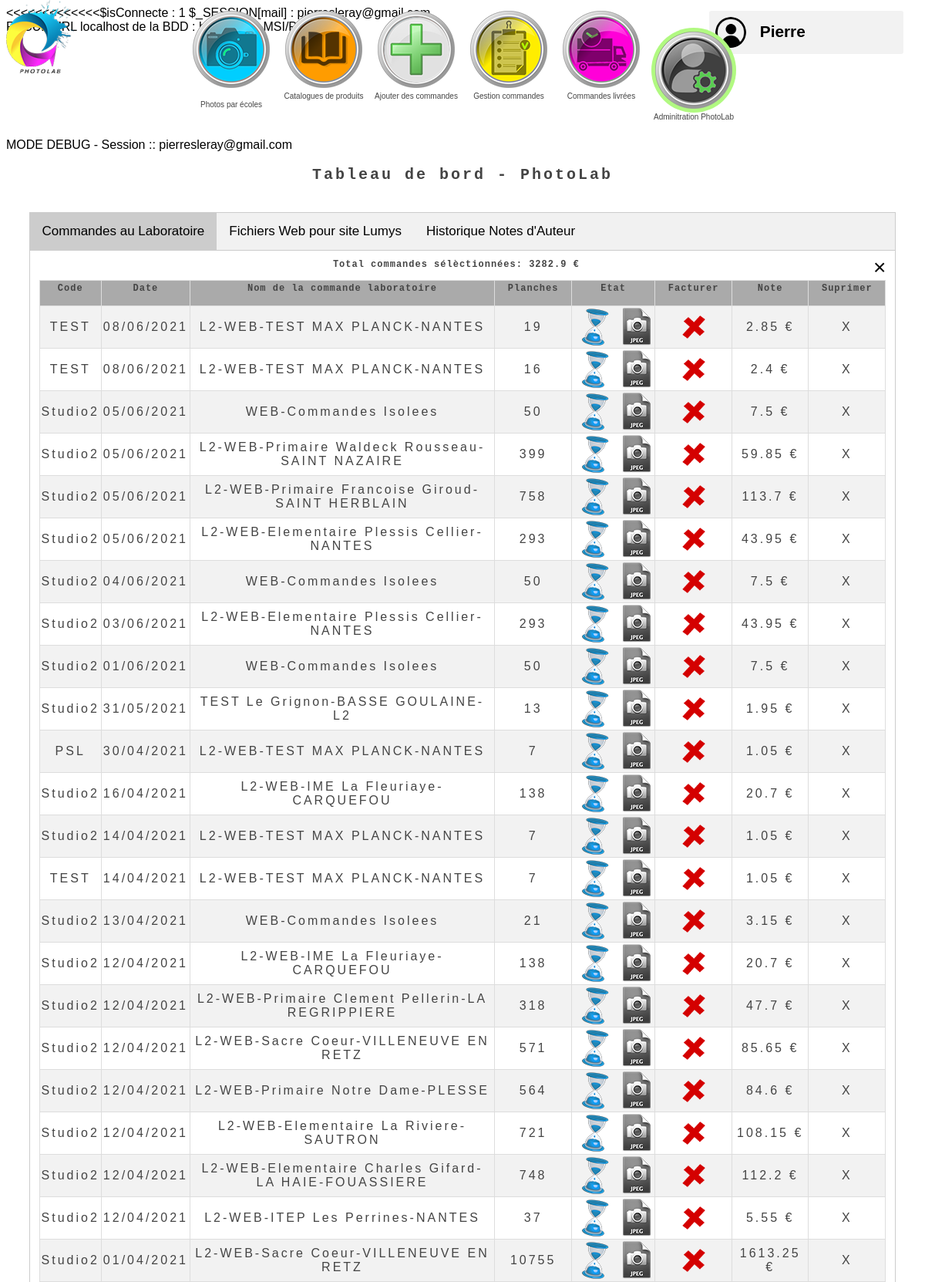
Screenshot of /res/LOGPhotoLab.php?codeMembre=PSL&version=0.88&versionDistante=0.88&isDebug=Debug (signed in, upper part) with the database file from the repository.
### tables this page shows
CREATE TABLE `photolabmembre` (
  `id` int(11) NOT NULL,
  `pseudo` varchar(50) NOT NULL,
  `mail` varchar(50) NOT NULL,
  `mdp` char(32) NOT NULL,
  `IsAdmin` int(1) NOT NULL,
  `CodeClient` text NOT NULL,
  `URLLocal` text NOT NULL,
  `URLOnLigne` text NOT NULL,
  `DossierScript` text NOT NULL,
  `DossierBASESource` text NOT NULL,
  `ProfondeurSOURCE` int(11) NOT NULL,
  `URLSousDossierSOURCE` text NOT NULL,
  `FTPHote` text NOT NULL,
  `FTPId` int(11) NOT NULL,
  `FTPMp` int(11) NOT NULL,
  `FTPDossier` text NOT NULL
);

CREATE TABLE `photolabcmd` (
  `ID` int(10) UNSIGNED NOT NULL,
  `CodeClient` text NOT NULL,
  `DATECMD` date NOT NULL,
  `NOMCOMMANDE` text NOT NULL,
  `NBPLANCHES` int(10) NOT NULL DEFAULT 0,
  `TYPE` varchar(8) NOT NULL DEFAULT 'LAB',
  `ETAT` int(10) NOT NULL DEFAULT 0,
  `FACTURE` int(11) DEFAULT NULL,
  `PAYE` int(11) NOT NULL,
  `commentaires` text NOT NULL,
  `Date_Record` datetime NOT NULL DEFAULT current_timestamp() ON UPDATE current_timestamp()
);

### res/BDDInit.php (called while the page is built, shortened)
<?php
function ArgumentURL($isEnPlus = false){
	$SymboleDepart = ($isEnPlus ? '&' : '?');
	return $SymboleDepart . 'codeMembre=' . $GLOBALS['codeMembre'] . '&version=' . $GLOBALS['VERSIONSERVEUR'] . '&versionDistante=' . $GLOBALS['VERSIONSERVEUR'] . '&isDebug=' .($GLOBALS['isDebug'] ? 'Debug' : 'Prod');
}
?>

### res/BDDPhotoLab.php (the view, shortened to what this page needs)
<?php
include_once  'CConnexionLOCAL.php';
function AfficherCOMMANDES(&$Total, $Type){
	$bdd=InitBDD_MySQI();
	if ($GLOBALS['isAdmin']){
		$reponse = $bdd->query('SELECT * FROM photolabcmd WHERE FACTURE = 0 AND TYPE = "'. $Type .'" ORDER BY DATECMD DESC');
	}
	else{
		$reponse = $bdd->query('SELECT * FROM photolabcmd WHERE CodeClient = "'. $GLOBALS['codeMembre'] .'" AND FACTURE = 0 AND TYPE = "'. $Type .'" ORDER BY DATECMD DESC');
	}
	$affiche_Tableau = '';
	if ($reponse->num_rows > 0) {
		while($donnees = $reponse->fetch_assoc()) {
			$NomCMD = substr($donnees['NOMCOMMANDE'], 11) ;
			$EtatFacture = $donnees['FACTURE'];
			$Etat = $donnees['ETAT'];
			$ID = $donnees['ID'];
			$Type = $donnees['TYPE'];
			if ($Type == 'web'){
				$Prix =  $GLOBALS['PRIXPLANCHEWEB'] * $donnees['NBPLANCHES'] ;
			}else{
				$Prix =  $GLOBALS['PRIXPLANCHE'] * $donnees['NBPLANCHES'] ;
			}
			if (($Etat == $GLOBALS['ETAT_PREP_FACTURE']) && ($EtatFacture == 0)){$Total = $Total + $Prix;}
			$newDate = strftime("%d/%m/%Y",strtotime($donnees['DATECMD']));
			$affiche_Tableau .=
			'<tr>
				<td><a href="' . LienNoteAuteur($ID, $Etat, $EtatFacture, $Type) . '" title="voir '. $NomCMD . '">' . $donnees['CodeClient'] . '</a></td>
				<td><a href="' . LienNoteAuteur($ID, $Etat, $EtatFacture, $Type) . '" title="voir '. $NomCMD . '">' . $newDate . '</a></td>
				<td><a href="' . LienNoteAuteur($ID, $Etat, $EtatFacture, $Type) . '" title="voir '. $NomCMD . '">' . $NomCMD . '</a></td>
				<td><a href="' . "#" . '" title="voir '. $NomCMD . '">' . $donnees['NBPLANCHES'] . '</a></td>
				<td><a href="' . "#" . '" title="voir '. $NomCMD . '">' . LienImageETAT($Etat, $Type) . '</a></td>
			';
			if ($GLOBALS['isAdmin']){
				$affiche_Tableau .= '
					<td><a href="' . LienEtatCmd($ID, $donnees['ETAT']) . '" title="Selectionne cette commande (' . $ID . ') pour facturation...">' . LienImageOKKO($donnees['ETAT']) . '</a></td>
					<td><a href="' . "#" . '" title="voir '. $NomCMD . '">' . $Prix . ' €</a></td>
					<td><a href="' . LienSuprimerCmd($ID) . '" title="voir '. $NomCMD . '">' . 'X' . '</a></td>
				';
			}
			$affiche_Tableau .= '</tr>';
		}
	}
	return $affiche_Tableau;
}
function LienImageOKKO($Etat){
		$isOK = ($Etat<$GLOBALS['ETAT_PREP_FACTURE']?false:true);
	$Lien = ($isOK?'src="img/OK.png" alt="Oui"':'src="img/KO.png" alt="Non"'). ' class="OKKOIMG"';
	return '<img ' . $Lien . '>';
}
function LienImageETAT($Etat){
	$Lien = 'src="img/'.$Etat. '-Etat.png" ';
	return '<img ' . $Lien . '>';
}
function LienEtatCmd($ID, $Etat) {
	$Etat = ($Etat<$GLOBALS['ETAT_PREP_FACTURE']?$GLOBALS['ETAT_PREP_FACTURE']:5);
	return "LOGPhotoLab.php" . ArgumentURL() . '&apiID='.$ID.' &apiEtat=' . $Etat ;
}
function LienSuprimerCmd($ID) {
	return "LOGPhotoLab.php". ArgumentURL() . '&suprID='.$ID;
}
function LienNoteAuteur($ID, $Etat, $EtatFacture) {
	$LienFichier = "#";
	if($EtatFacture == 0){
		if($Etat>4){
			$LienFichier = "LOGNoteAuteur.php" . '?apiNoteAuteur=' . $GLOBALS['ETAT_PREP_FACTURE'];
		}
	} else {
		$LienFichier = "LOGNoteAuteur.php" . '?apiNoteAuteur=' . $EtatFacture;
	}
	return $LienFichier . ArgumentURL(true);
}
?>

### res/LOGPhotoLab.php (shortened to what this page needs)
<?php
include_once 'BDDPhotoLab.php';
$codeMembre = false;
if (isset($_GET['codeMembre'])) {
	$codeMembre = $_GET['codeMembre'];
}
$isDebug = file_exists ('debug.txt');
if (isset($_GET['isDebug'])) {
	$isDebug = ($_GET['isDebug'] == 'Debug');
}
$pageRetour = 'CATPhotolab';
$serveurRetour = '';
$isConnecte = (isset($_SESSION['mail']));
if ($isDebug){
	echo '<<<<<<<<<<<<<$isConnecte :  '. $isConnecte . '   $_SESSION[mail] :  ' . $_SESSION['mail'];
}
$maConnexionLocale = new CConnexionLOCAL($codeMembre, $isDebug, $pageRetour, $serveurRetour);
$bdd=InitBDD_MySQI();
$req = $bdd->query("SELECT * FROM photolabmembre WHERE CodeClient='$codeMembre'");
if ($req->num_rows > 0) {
	$infosMembre = $req->fetch_assoc();
	$isAdmin = ($infosMembre['IsAdmin'] == 1);
}
else{
	session_unset();
	session_destroy();
	header('Location: ../index.php' . ArgumentURL());
	exit();
}
?>
<html>
	<head>
		<link rel="stylesheet" type="text/css" href="css/Couleurs<?php echo ($isDebug?'DEBUG':'PROD'); ?>.css">
		<link rel="stylesheet" type="text/css" href="css/LOGPhotoLab.css">
	<link rel="stylesheet" type="text/css" href="css/Menu.css">
	</head>
<body>
<?php AfficheMenuPage('',$maConnexionLocale); ?>
<div class="dropdown">
<div class="container">
  <div class="half">
    <label for="profile2" class="profile-dropdown">
      <img src="img/user.png">
      <span><?php echo $infosMembre['pseudo']; ?></span>
      <label for="profile2"><i class="mdi mdi-menu"></i></label>
    </label>
  </div>
</div>
</div>
	<div class="logo">
		<a href="DEMOPhotoLab.php"><img src="img/Logo-mini.png" alt="Image de fichier"></a>
	</div>
<?php
$Total = 0;
$lesCommandes = AfficherCOMMANDES($Total,'lab');
if ($isDebug) echo  'MODE DEBUG - Session :: ' . $_SESSION['mail'];
?>
<h1>Tableau de bord - PhotoLab</h1>
<br>
<div class="zoneTable" >
<div class="tab">
  <button class="tablinks" onclick="openCity(event, 'CMDLABO')" id="tabCMDLABO">Commandes au Laboratoire</button>
  <button class="tablinks" onclick="openCity(event, 'CMDWEB')">Fichiers Web pour site Lumys</button>
  <button class="tablinks" onclick="openCity(event, 'NOTEAUTEUR')">Historique Notes d'Auteur</button>
</div>
<div id="CMDLABO" class="tabcontent">
  <span onclick="this.parentElement.style.display='none'" class="topright">&times</span>
	<H3><?php 	echo 'Total commandes sélèctionnées: '. $Total . ' €';	?></H3>
	<table id="commandes">
	  <tr class="header">
		<th style= ><H3>Code</H3></th>
		<th style= ><H3>Date</H3></th>
		<th style="width:50%;" ><H3>Nom de la commande laboratoire</H3></th>
		<th style="width:10%;" ><H3>Planches</H3></th>
		<th style="width:10%;" ><H3>Etat</H3></th>
	<?php
		if ($isAdmin){
			echo '
				<th style="width:10%;" ><H3>Facturer</H3></th>
				<th style="width:10%;" ><H3>Note</H3></th>
				<th style="width:10%;" ><H3>Suprimer</H3></th>
			';
		}
	?>
	  </tr>
	<?php
	echo $lesCommandes;
	?>
	</table>
</div>
<br>
</div>
</body>
</html>

### res/CConnexionLOCAL.php (shortened to what this page needs)
<?php
include_once 'BDDInit.php';
class CConnexionLOCAL {
    var $URL;
    function __construct($codeMembre, $isDebug, $PageRetour, $serveurRetour){
        if ($codeMembre != ''){
			$Bdd=InitBDD_MySQI();
            $sreqSQL = 'SELECT * FROM photolabmembre WHERE CodeClient = "' . $codeMembre . '"' ;
			$req = $Bdd->query($sreqSQL );
			$infosMembre = $req->fetch_assoc();
            if ($serveurRetour == ''){
                $this->URL = $infosMembre['URLLocal'];
                if ($isDebug){
                    echo '<br>RECUP URL localhost de la BDD : ' . $this->URL;
                }
            }
        }
        else {
			$this->URL = 'PAS URL !!!';
        }
    }
    function AccueilLOCAL(){
        return $this->URL . '/Code/res/index.php' . ArgumentURL() ;
    }
    function CatalogueLOCAL(){
        return $this->URL . '/Code/res/CATListeCatalogues.php' . ArgumentURL() ;
    }
    function SourceLOCAL(){
		return $this->URL . '/Code/res/CATSources.php' . ArgumentURL() ;
    }
    function CommandesLOCAL(){
		return $this->URL . '/Code/res/CATPhotolab.php' . ArgumentURL() ;
    }
    function HistoriqueLOCAL(){
		return $this->URL . '/Code/res/CATHistorique.php' . ArgumentURL() ;
    }
}
function AfficheMenuPage($Page,$maConnexionLocale) {
    $menuPage = '<center>
            <div id="mySidenav">';
    $menuPage .= '<a href="'. $maConnexionLocale->SourceLOCAL().'" id="sourcePhotos" title="Sources des photos par écoles ...">
        <span class="titreMenu"><br>Photos par écoles</span></a>';
    $menuPage .= '<a href="'. $maConnexionLocale->CatalogueLOCAL().'" id="listeCatalogues" title="Catalogues de produits ...">
        <span class="titreMenu">Catalogues de produits</span></a>';
    $menuPage .= '<a href="'. $maConnexionLocale->AccueilLOCAL().'" id="ajoutCommandeGroupee" title="Ajouter une commande groupée ...">
        <span class="titreMenu">Ajouter des commandes</span></a>';
    $menuPage .= '<a href="'. $maConnexionLocale->CommandesLOCAL().'" id="commandesEnCours" title="Commandes en cours de préparation ...">
    <span class="titreMenu">Gestion commandes</span></a>';
    $menuPage .= '<a href="'. $maConnexionLocale->HistoriqueLOCAL().'" id="commandesExpediees" title="Historique des commandes expediées ...">
    <span class="titreMenu">Commandes livrées</span></a>';
    $menuPage .= '<a href="LOGPhotoLab.php' . ArgumentURL().'" class="actif" id="administration" title="Administration ...">
    <span class="titreMenu">Adminitration PhotoLab</span></a>';
    $menuPage .= '</div>
          </center>';
    echo $menuPage;
    }
?>

### res/css/CouleursDEBUG.css (style rules this page uses)
:root { --boutonVert: #357da3; --boutonRouge: #ff6600; --FondsurvolLigneTab: #b1f981; --FondLigneTabGrisClair: #f2f2f2; --FondLigneTabGrisFonce: #ddd; --FondLigneTabGrisSombre: #3b3b3b; --FondEnteteTableau: #919191; --FondBDialog: #fefefe; --texteGris: #444; --btnPageDebut: red; --btnPageEntame: Orange; --btnPageFini: green; }

### res/css/LOGPhotoLab.css (style rules this page uses)
* { box-sizing: border-box; }
body { font-family: Arial, Helvetica, sans-serif; }
h1 { text-align: center; color: var(--texteGris); letter-spacing: 3px; padding: 0px; line-height: 0; font-size: 20px; padding: 10px; margin: 20px; font-family: "Courier New", Times, serif; }
h3 { text-align: center; color: var(--texteGris); letter-spacing: 1px; padding: 0px; line-height: 0; font-size: 12px; padding: 0px; font-family: "Courier New", Times, serif; }
.zoneTable { margin: 0 auto; width: 95%; Top: 140px; }
img.OKKOIMG { width: 30px; margin: 3%; }
#commandes { font-family: "Trebuchet MS", Arial, Helvetica, sans-serif; border-collapse: collapse; width: 100%; letter-spacing: 3px; padding: 0px; text-decoration: none; color: var(--texteGris); text-align: center; }
#commandes a { font-family: "Trebuchet MS", Arial, Helvetica, sans-serif; border-collapse: collapse; width: 100%; letter-spacing: 3px; padding: 0px; text-decoration: none; color: var(--texteGris); text-align: center; }
#commandes td, #commandes th { border: 1px solid #ddd; padding: 2px; }
#commandes tr:nth-child(even) { background-color: #f2f2f2; }
#commandes th { background-color: #aaa; color: white; padding: 10px; }
.tab { overflow: hidden; border: 1px solid #ccc; background-color: #f1f1f1; }
.tab button { background-color: inherit; float: left; border: none; outline: none; cursor: pointer; padding: 14px 16px; transition: 0.3s; font-size: 17px; }
.tab button.active { background-color: #ccc; }
.tabcontent { display: none; padding: 6px 12px; border: 1px solid #ccc; border-top: none; }
.topright { float: right; cursor: pointer; font-size: 28px; }
.profile-dropdown { display: inline-block; position: relative; left: 200px; background: #f2f2f2; margin: auto; font-weight: bold; font-size: 1.3rem; border-radius: 3px; -webkit-user-select: none; -moz-user-select: none; -ms-user-select: none; user-select: none; }
.profile-dropdown * { -webkit-user-select: none; -moz-user-select: none; -ms-user-select: none; user-select: none; }
.profile-dropdown img { display: inline-block; background: #d9d9d9; height: 2.5rem; vertical-align: middle; margin-right: 1rem; margin: 0.5rem 0.75rem 0.5rem 0.5rem; border-radius: 50%; }
.profile-dropdown span { display: inline-block; vertical-align: sub; width: 125px; margin-right: 2rem; overflow: hidden; white-space: nowrap; text-overflow: ellipsis; }
.profile-dropdown > label { position: relative; height: 3.5rem; display: block; text-decoration: none; background: transparent; color: #333; box-sizing: border-box; padding: 0.9rem; float: right; border-radius: 0 3px 3px 0; }
.profile-dropdown:after { content: ""; display: table; clear: both; }
.container { position: absolute; top: -50px; right:0; width: 80%; margin: 4rem auto 2rem; }
.container .half { width: 50%; float: right; margin-bottom: 2rem; }
.container:after { content: ""; display: table; clear: both; }

### res/css/Menu.css (style rules this page uses)
.logo { position: absolute; left: 8px; Top: 0px; }
.titreMenu { display:inline-flex; margin-top: 110px; color: var(--texteGris); font-size: 10px; text-align: center; z-index:5; }
#mySidenav a { position: relative; display:inline-block; top: -40px; transition: 0.8s; height: 110px; width: 110px; margin: 5px ; margin-bottom: 20px ; text-decoration : none; text-align: center; z-index:5; }
#mySidenav a.actif { top: -13px; border-radius: 60px; background-color: var(--FondsurvolLigneTab); }
#ajoutCommandeGroupee { background: url('../img/menuBouton0.png') no-repeat center; }
#sourcePhotos { background: url('../img/menuBouton1.png') no-repeat center; }
#listeCatalogues { background: url('../img/menuBouton5.png') no-repeat center; }
#commandesEnCours { background: url('../img/menuBouton2.png') no-repeat center; }
#commandesExpediees { background: url('../img/menuBouton3.png') no-repeat center; }
#administration { background: url('../img/menuBouton4.png') no-repeat center; }

### rows the page displays
photolabmembre: URLLocal "http://Peter-MSI/PhotoLab", pseudo "Pierre"
photolabcmd: CodeClient "TEST", DATECMD "08/06/2021", NOMCOMMANDE "L2-WEB-TEST MAX PLANCK-NANTES", NBPLANCHES "19", NBPLANCHES "2.85"
photolabcmd: CodeClient "TEST", DATECMD "08/06/2021", NOMCOMMANDE "L2-WEB-TEST MAX PLANCK-NANTES", NBPLANCHES "16", NBPLANCHES "2.4"
photolabcmd: CodeClient "Studio2", DATECMD "05/06/2021", NOMCOMMANDE "WEB-Commandes Isolees", NBPLANCHES "50", NBPLANCHES "7.5"
photolabcmd: CodeClient "Studio2", DATECMD "05/06/2021", NOMCOMMANDE "L2-WEB-Primaire Waldeck Rousseau-SAINT NAZAIRE", NBPLANCHES "399", NBPLANCHES "59.85"
photolabcmd: CodeClient "Studio2", DATECMD "05/06/2021", NOMCOMMANDE "L2-WEB-Primaire Francoise Giroud-SAINT HERBLAIN", NBPLANCHES "758", NBPLANCHES "113.7"
photolabcmd: CodeClient "Studio2", DATECMD "05/06/2021", NOMCOMMANDE "L2-WEB-Elementaire Plessis Cellier-NANTES", NBPLANCHES "293", NBPLANCHES "43.95"
photolabcmd: CodeClient "Studio2", DATECMD "04/06/2021", NOMCOMMANDE "WEB-Commandes Isolees", NBPLANCHES "50", NBPLANCHES "7.5"
photolabcmd: CodeClient "Studio2", DATECMD "03/06/2021", NOMCOMMANDE "L2-WEB-Elementaire Plessis Cellier-NANTES", NBPLANCHES "293", NBPLANCHES "43.95"
photolabcmd: CodeClient "Studio2", DATECMD "01/06/2021", NOMCOMMANDE "WEB-Commandes Isolees", NBPLANCHES "50", NBPLANCHES "7.5"
photolabcmd: CodeClient "Studio2", DATECMD "31/05/2021", NOMCOMMANDE "TEST Le Grignon-BASSE GOULAINE-L2", NBPLANCHES "13", NBPLANCHES "1.95"
photolabcmd: CodeClient "PSL", DATECMD "30/04/2021", NOMCOMMANDE "L2-WEB-TEST MAX PLANCK-NANTES", NBPLANCHES "7", NBPLANCHES "1.05"
photolabcmd: CodeClient "Studio2", DATECMD "16/04/2021", NOMCOMMANDE "L2-WEB-IME La Fleuriaye-CARQUEFOU", NBPLANCHES "138", NBPLANCHES "20.7"
photolabcmd: CodeClient "Studio2", DATECMD "14/04/2021", NOMCOMMANDE "L2-WEB-TEST MAX PLANCK-NANTES", NBPLANCHES "7", NBPLANCHES "1.05"
photolabcmd: CodeClient "TEST", DATECMD "14/04/2021", NOMCOMMANDE "L2-WEB-TEST MAX PLANCK-NANTES", NBPLANCHES "7", NBPLANCHES "1.05"
photolabcmd: CodeClient "Studio2", DATECMD "13/04/2021", NOMCOMMANDE "WEB-Commandes Isolees", NBPLANCHES "21", NBPLANCHES "3.15"
photolabcmd: CodeClient "Studio2", DATECMD "12/04/2021", NOMCOMMANDE "L2-WEB-IME La Fleuriaye-CARQUEFOU", NBPLANCHES "138", NBPLANCHES "20.7"
photolabcmd: CodeClient "Studio2", DATECMD "12/04/2021", NOMCOMMANDE "L2-WEB-Primaire Clement Pellerin-LA REGRIPPIERE", NBPLANCHES "318", NBPLANCHES "47.7"
photolabcmd: CodeClient "Studio2", DATECMD "12/04/2021", NOMCOMMANDE "L2-WEB-Sacre Coeur-VILLENEUVE EN RETZ", NBPLANCHES "571", NBPLANCHES "85.65"
photolabcmd: CodeClient "Studio2", DATECMD "12/04/2021", NOMCOMMANDE "L2-WEB-Primaire Notre Dame-PLESSE", NBPLANCHES "564", NBPLANCHES "84.6"
photolabcmd: CodeClient "Studio2", DATECMD "12/04/2021", NOMCOMMANDE "L2-WEB-Elementaire La Riviere-SAUTRON", NBPLANCHES "721", NBPLANCHES "108.15"
photolabcmd: CodeClient "Studio2", DATECMD "12/04/2021", NOMCOMMANDE "L2-WEB-Elementaire Charles Gifard-LA HAIE-FOUASSIERE", NBPLANCHES "748", NBPLANCHES "112.2"
photolabcmd: CodeClient "Studio2", DATECMD "12/04/2021", NOMCOMMANDE "L2-WEB-ITEP Les Perrines-NANTES", NBPLANCHES "37", NBPLANCHES "5.55"
photolabcmd: CodeClient "Studio2", DATECMD "01/04/2021", NOMCOMMANDE "L2-WEB-Sacre Coeur-VILLENEUVE EN RETZ", NBPLANCHES "10755", NBPLANCHES "1613.25"

### other values shown
$isConnecte "1"
$_SESSION['mail'] "pierresleray@gmail.com"
$Total "3282.9"
